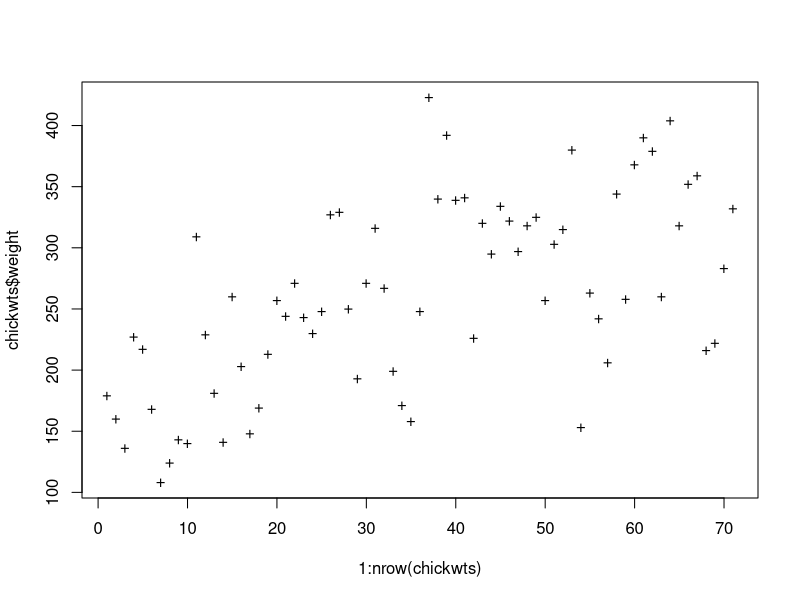
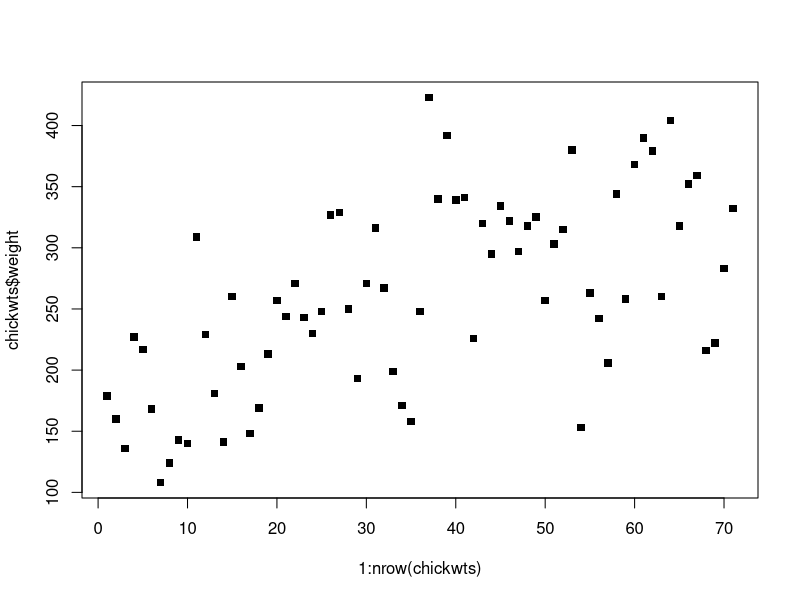
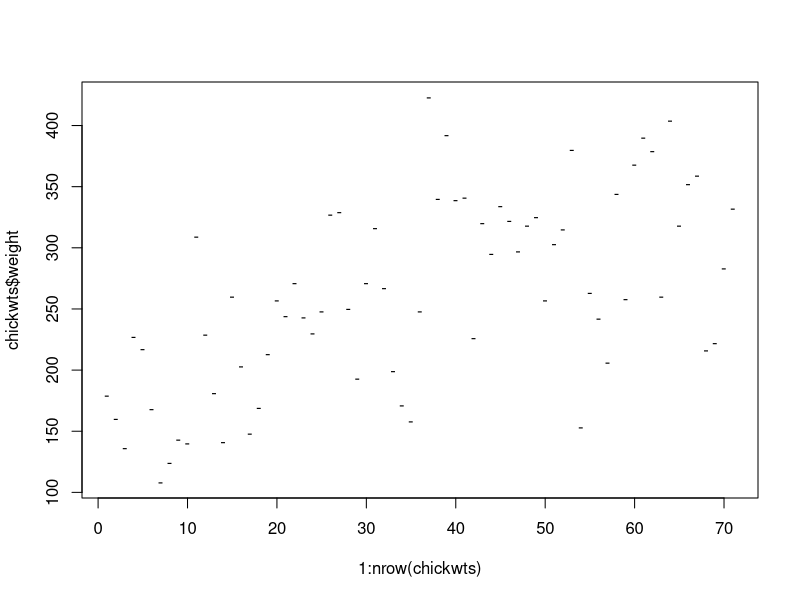
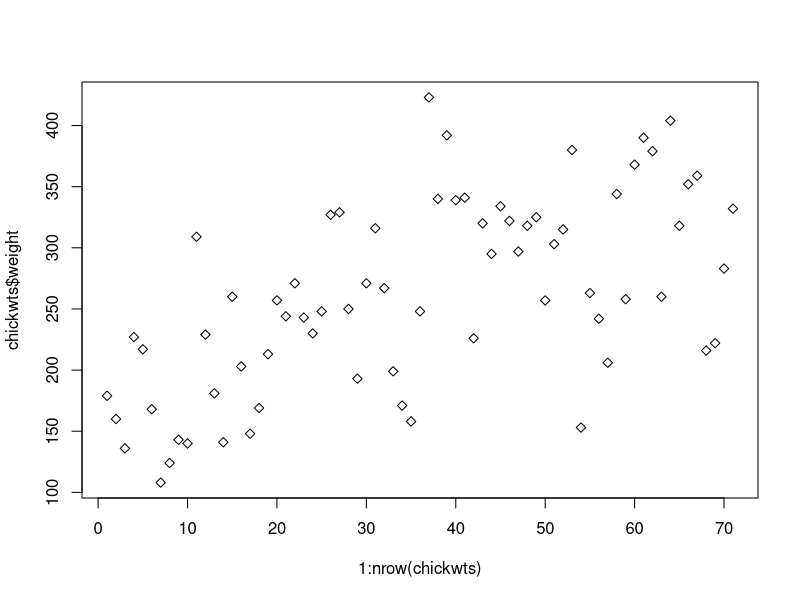
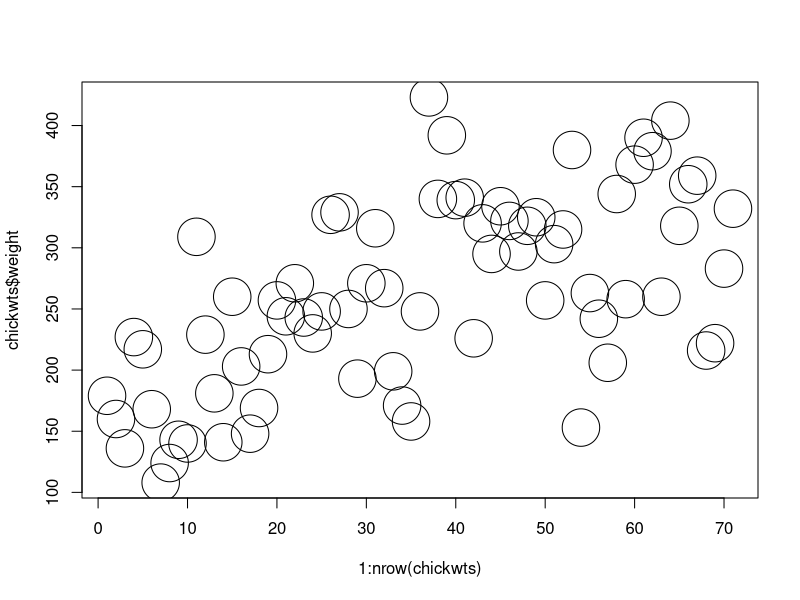
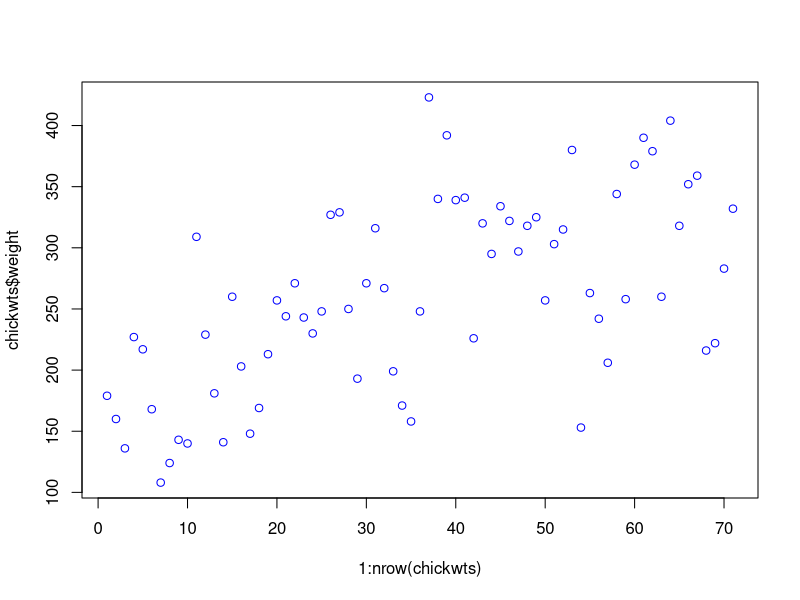
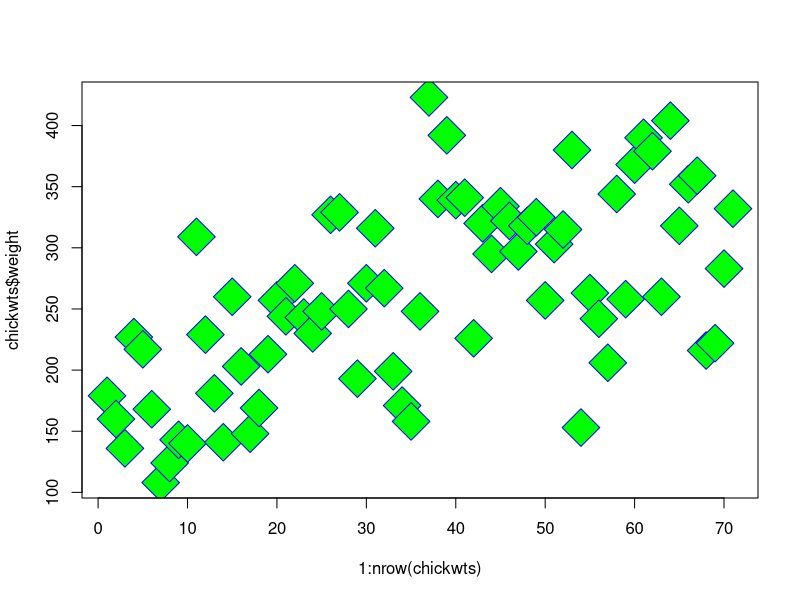
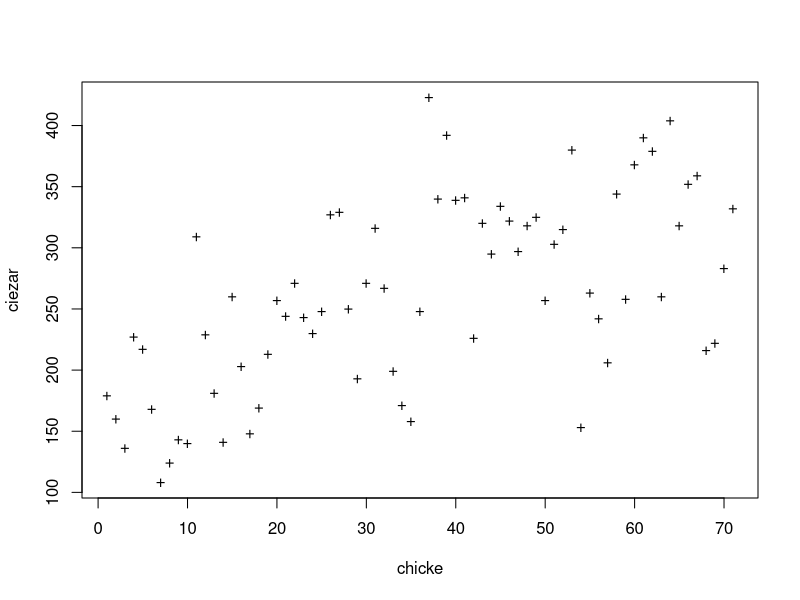

These charts were generated, in order, by the following R code:

#ksztalt punktu pch="" lub pch=2
plot(x=1:nrow(chickwts), y=chickwts$weight, pch="+")
plot(x=1:nrow(chickwts), y=chickwts$weight, pch=15)
plot(x=1:nrow(chickwts), y=chickwts$weight, pch="-")
plot(x=1:nrow(chickwts), y=chickwts$weight, pch=23)

#Wielkosc punktow to jest cex=
plot(x=1:nrow(chickwts), y=chickwts$weight, cex=5)

#col="" okresla kolor obramowki
plot(x=1:nrow(chickwts), y=chickwts$weight, col="blue")
#mozna uzywac rgb bg="" kolor wypelnieni wypelnienie
plot(x=1:nrow(chickwts), y=chickwts$weight, pch=23, cex=4,col="blue",bg="#00FF00")

# opisywanie label xlab, ylab
plot(x=1:nrow(chickwts), y=chickwts$weight, pch="+", xlab="chicke", ylab="ciezar")

#nadanie konkretnemu rodzajowi pokarmu kolor i innny ksztalt
my_colors <- c('red', 'yellow', 'green', 'orange', 'violet', 'blue')
my_shapes <- (15:20)
color_column <- my_colors[as.numeric(chickwts$feed)]
shapes_column <- my_shapes[as.numeric(chickwts$feed)]

plot(x=1:nrow(chickwts), y=chickwts$weight, col=color_column, pch=shapes_column)

#legenda do plota
legend("topright", legend = levels(chickwts$feed),
       col = my_colors,
       pch = my_shapes
       )


#wykres slupkowy data to z jakich danych a height to wysokosc slupka od czego ma zalezyc
barplot(data=chickwts, height = chickwts$weight)

barplot(data = chickwts, height = chickwts$weight, col=color_column, pch=shapes_column)

#posortowanie wedlug wagi
ord_chick <- chickwts[order(chickwts$weight),]

hist(ord_chick$weight, breaks=10)

#ylim to limi osi y i musi to byc wektor dwu elementowy 
hist(ord_chick$weight, breaks=10, ylim=c(0,10), col="green")

boxplot(weight ~ feed, data= chickwts, varwidth = TRUE, notch=TRUE, col='grey')

#nalozenie jakies funkcji na grupe danych
?tapply

feed_mean <- tapply(chickwts$weight, chickwts$feed, FUN = mean)
feed_mean

barplot(feed_mean, main='Glowny opis plota', xlab='rodzaj paszy',
        ylab='weight', col=my_colors, horiz=TRUE)

#pare wykresow na raz na ekranie mfrow=c(2, 2) to bede wiersze i kolumny podzielenie i tyle
# bedzie obrazkow moglo sie zmiescic 
par()
par(mfrow=c(2,2))
#reset ustawien
dev.off()

#nastepne wykonanie obrazu zapisze do pliku graficznego ten obraz
png('', width=500, height=350, res=72)

#potem trzeba wyczyscic to
dev.off()

